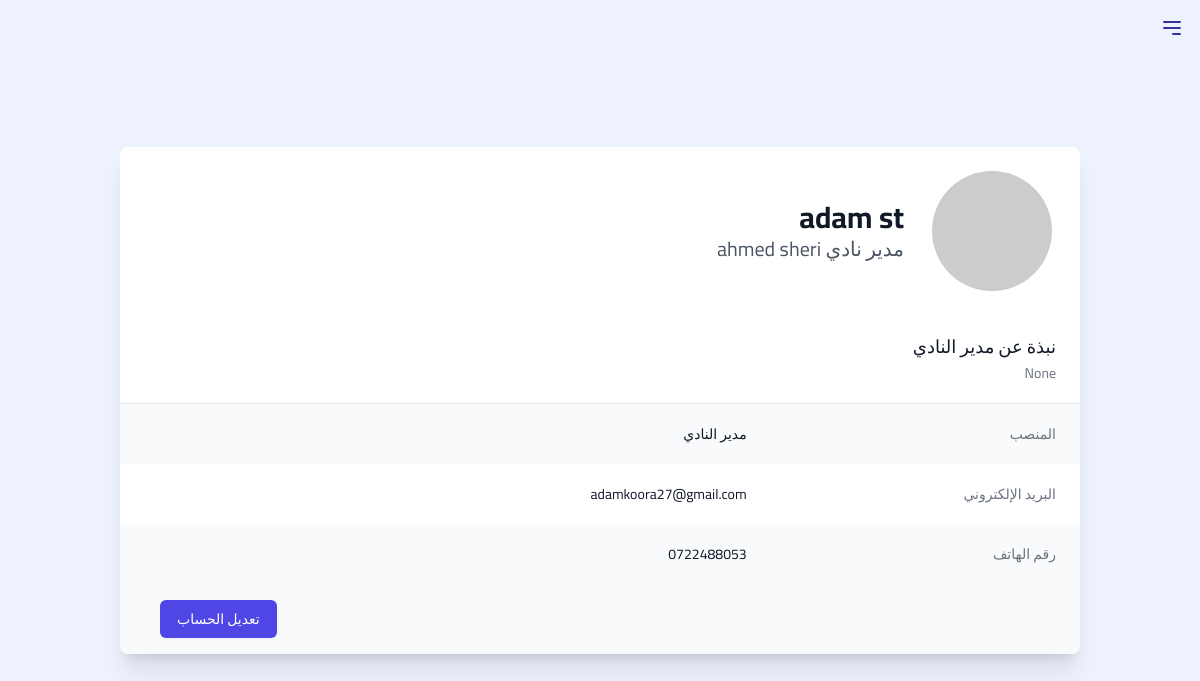
Screenshot of /Profile/9 (signed in) with the database file from the repository.
### accounts/models.py (models this page shows, shortened)
class DirectorProfile(models.Model):
    full_name = models.CharField(max_length=50)
    phone = models.CharField(max_length=50)
    about = models.TextField(null=True)
    club = models.ForeignKey('ClubsModel', on_delete=models.SET_NULL, null=True)
    creation_date = models.DateTimeField(auto_now_add=True)

class ClubsModel(models.Model):
    name = models.CharField(max_length=250, null=True, verbose_name="اسم الاكادمية")
    club_profile_image_base64 = models.TextField(blank=True, null=True)
    desc = models.CharField(max_length=255, null=True, verbose_name="وصف قصير")
    about = models.TextField(max_length=255, null=True, verbose_name="نبذة")
    city = models.CharField(max_length=255, choices = citys, null=True, verbose_name="المدينة")
    district = models.CharField(max_length=250, null=True, verbose_name="الحي")
    street = models.CharField(max_length=250, null=True, verbose_name="الشارع")
    creation_date = models.DateTimeField(auto_now_add=True)

class UserProfile(models.Model):
    user = models.OneToOneField(User, on_delete=models.CASCADE)
    profile_image_base64 = models.TextField(blank=True, null=True)
    account_type = models.CharField(max_length=250, choices=AccountTypeChoices)
    creation_date = models.DateTimeField(auto_now_add=True)
    director_profile = models.ForeignKey('DirectorProfile', on_delete=models.SET_NULL, null=True, blank=True)
    student_profile = models.ForeignKey('StudentProfile', on_delete=models.SET_NULL, null=True, blank=True)
    Coach_profile = models.ForeignKey('CoachProfile', on_delete=models.SET_NULL, null=True, blank=True)
    is_active = models.BooleanField(default=False)
    last_active_datetime = models.DateTimeField(null=True, blank=True)
    is_in_chat = models.BooleanField(default=False)

### pages/views.py (the view)
# urls.py: path('Profile/<int:id>', views.Profile, name='Profile'),
def Profile(request, id):
    user = User.objects.get(id=id)
    userprofile = user.userprofile
    if userprofile.account_type == '2':
        return ViewDirectorProfile(request, id)
    elif user.userprofile.account_type == '3':
        return ViewStudentProfile(request, id)
    elif user.userprofile.account_type == '4':
        return ViewCoachProfile(request, id)
    else:
        return redirect('index')

### messenger/templatetags/messenger_tags.py (called while the page is built)
@register.simple_tag
@stringfilter
def get_user_club(user_id):
    user = User.objects.get(id=user_id)
    club = getUserClub(user)
    return club

### messenger/views.py (called while the page is built)
def getUserClub(user):
    userprofile = user.userprofile
    if userprofile.account_type == '2':
        return userprofile.director_profile.club
    elif user.userprofile.account_type == '3':
        return userprofile.student_profile.club
    elif user.userprofile.account_type == '4':
        return userprofile.Coach_profile.club
    else:
        return None

### pages/views.py (called while the page is built)
def ViewDirectorProfile(request, id):
    user = User.objects.get(id=id)
    userprofile = UserProfile.objects.get(user=user)
    director = userprofile.director_profile
    return render(request, 'accounts/profiles/Director/ViewDirectorProfile.html', {'director':director, 'userprofile':userprofile})

### templates/accounts/profiles/Director/ViewDirectorProfile.html
{% extends 'base_club_dashboard.html' %} {% load static %} {% block content %}
<div class="bg-indigo-50 min-h-screen flex items-center">
  <div class="container mx-auto py-12 px-4 sm:px-6 lg:px-8 xl:pr-[20%]">
    <div class="bg-white shadow-xl rounded-lg overflow-hidden">
      <div class="px-4 py-5 sm:px-6">
        <div class="flex items-center">
          <div class="flex-shrink-0">
            <img
              class="h-32 w-32 rounded-full border-4 border-white"
              src="https://via.placeholder.com/128"
              alt="صورة الملف الشخصي لمدير النادي"
            />
          </div>
          <div class="mr-6">
            <h1 class="text-3xl font-bold text-gray-900">{{director.full_name}}</h1>
            <p class="text-xl text-gray-600">مدير نادي {{director.club.name}}</p>
          </div>
        </div>
      </div>
      <div class="px-4 py-5 sm:px-6">
        <h3 class="text-lg leading-6 font-medium text-gray-900">
          نبذة عن مدير النادي
        </h3>
        <p class="mt-1 max-w-2xl text-sm text-gray-500">
        {{director.about}}
        </p>
      </div>
      <div class="border-t border-gray-200">
        <dl>
          <div
            class="bg-gray-50 px-4 py-5 sm:grid sm:grid-cols-3 sm:gap-4 sm:px-6"
          >
            <dt class="text-sm font-medium text-gray-500">المنصب</dt>
            <dd class="mt-1 text-sm text-gray-900 sm:mt-0 sm:col-span-2">
              مدير النادي
            </dd>
          </div>
          <div
            class="bg-white px-4 py-5 sm:grid sm:grid-cols-3 sm:gap-4 sm:px-6"
          >
            <dt class="text-sm font-medium text-gray-500">البريد الإلكتروني</dt>
            <dd class="mt-1 text-sm text-gray-900 sm:mt-0 sm:col-span-2">
              {{userprofile.user.email}}
            </dd>
          </div>
          <div
            class="bg-gray-50 px-4 py-5 sm:grid sm:grid-cols-3 sm:gap-4 sm:px-6"
          >
            <dt class="text-sm font-medium text-gray-500">رقم الهاتف</dt>
            <dd class="mt-1 text-sm text-gray-900 sm:mt-0 sm:col-span-2">
              {{director.phone}}
            </dd>
          </div>
        </dl>
      </div>
      <div class="px-6 py-4 bg-gray-50 sm:px-10 flex justify-end">
        <a
          href="#"
          class="inline-flex justify-center py-2 px-4 border border-transparent shadow-sm text-sm font-medium rounded-md text-white bg-indigo-600 hover:bg-indigo-700 focus:outline-none focus:ring-2 focus:ring-offset-2 focus:ring-indigo-500 transition duration-150 ease-in-out"
        >
          تعديل الحساب
        </a>
      </div>
    </div>
  </div>
</div>
{% endblock %}

### templates/base_club_dashboard.html (style rules this page uses)
body { font-family: "Cairo", sans-serif; }

### rows the page displays
DirectorProfile: full_name "adam st", club.name "ahmed sheri", about "None", phone "0722488053"
UserProfile: user.email "adamkoora27@gmail.com"
